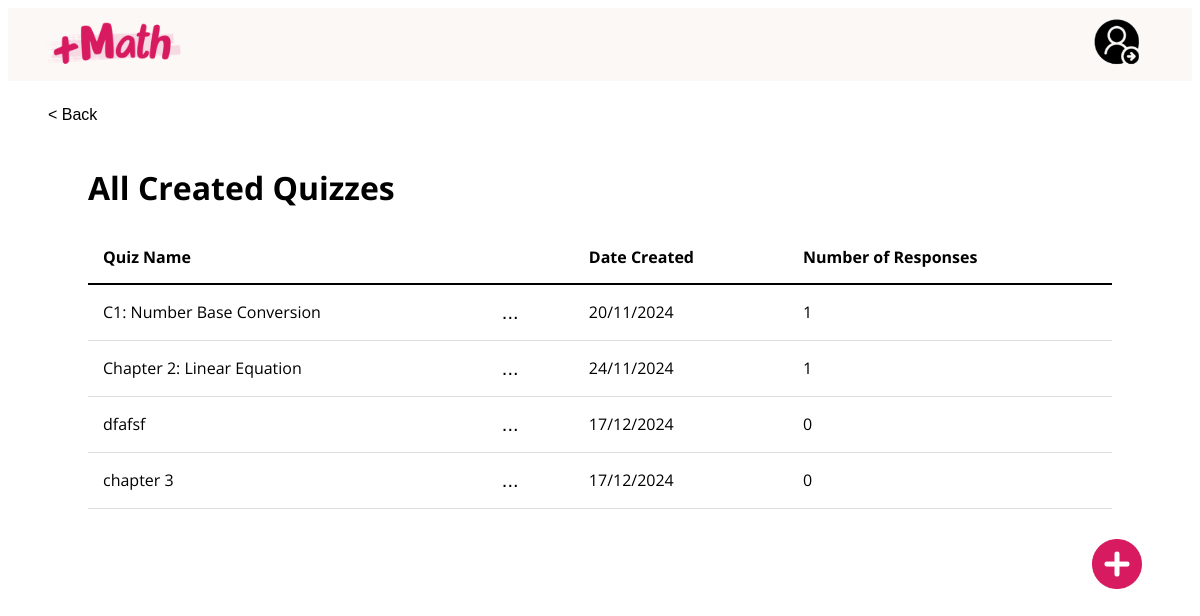
Screenshot of /teaViewCreatedQuiz.php (signed in) with the database file from the repository.
### tables this page shows
CREATE TABLE IF NOT EXISTS `quiz` (
  `quiz_id` int NOT NULL AUTO_INCREMENT,
  `quiz_name` varchar(100) NOT NULL,
  `quiz_description` varchar(10000) NOT NULL,
  `creation_time` datetime NOT NULL,
  `teacher_id` int NOT NULL,
  PRIMARY KEY (`quiz_id`),
  KEY `FK_quiz_teacher_id` (`teacher_id`)
);

### teaViewCreatedQuiz.php (the view, shortened to what this page needs)
<?php
$servername = "localhost";
$username = "root";
$password = "";
$database = "rwdd_assignment";
$conn = new mysqli($servername, $username, $password, $database);
$sql = "SELECT q.quiz_id, q.quiz_name, q.quiz_description, q.creation_time, q.teacher_id, COUNT(stq.stu_quiz_id) AS NoOfResponses
        FROM quiz q
        LEFT JOIN class_quiz cq ON q.quiz_id = cq.quiz_id
        LEFT JOIN student_take_quiz stq ON cq.class_quiz_id = stq.class_quiz_id
        WHERE q.teacher_id = ".$_SESSION['user_id']."
        GROUP BY q.quiz_id
        ORDER BY q.creation_time ASC;
";
$result = $conn->query($sql);
?>
<!DOCTYPE html>
<html lang="en">
<head>
</head>
<body>
    <div style="position:sticky; z-index:1; top:0; height: 73px;background-color:#FBF8F5;">
        <div style="float:left; padding:10px 10px 10px 30px;">
            <img src="logo.png" style="width:150px;" onclick="window.location.href='TeaMainPage.php'">
        </div>
        <div style="float:right; padding-right:40px;">
            <div class="dropdown">
                <button class="dropbtn" id="dropbtn" type="button" onclick="profileDropDown()">
                    <img src="stuprofilebtn.png" style="width:50px;">
                </button>
            </div>
        </div>
    </div>
    <br>
    <button class="back" type="button" onclick="window.location.href='TeaMainPage.php?user_id=<?php echo $_SESSION['user_id']; ?>'">< Back</button>
    <div style="padding:20px 80px;">
        <h1>All Created Quizzes</h1>
        <table>
            <thead>
                <tr>
                    <th>Quiz Name</th>
                    <th></th>
                    <th class="date-created">Date Created</th>
                    <th>Number of Responses</th>
                </tr>
            </thead>
            <tbody>
                <?php
                if ($result->num_rows > 0) {
                    while ($row = $result->fetch_assoc()) {
                        $quiz_name = htmlspecialchars($row['quiz_name']);
                        $date_created = isset($row['creation_time']) ? date('d/m/Y', strtotime($row['creation_time'])) : 'N/A';
                        echo "<tr ondblclick=\"window.location.href='teaPreviewQuiz.php?page_before_preQuiz=teaViewCreatedQuiz.php&quiz_id=" . $row['quiz_id'] . "';\">";
                        echo "<td>$quiz_name</td>";
                        echo "<td class='actions-column'>
                            <div class='dropdown'>
                                <button style='border:none; background-color:transparent; font-size:20px;' onclick='toggleDropdown(" . $row['quiz_id'] . ")'>...</button>
                                <div id='dropdown1" . $row['quiz_id'] . "' class='dropdown-content'>
                                    <a class='rename-delete' href=\"javascript:void(0);\" onclick=\"openRenameModal('" . $row['quiz_id'] . "', '" . htmlspecialchars($row['quiz_name']) . "')\">Rename Quiz</a>"; ?>
                                    <?php echo"
                                </div>
                            </div>
                        </td>";
                        echo "<td class='date-created'>$date_created</td>";
                        echo "<td>".$row['NoOfResponses']."</td>";
                        echo "</tr>";
                    }
                } else {
                    echo "<tr><td colspan='4'>No quizzes created yet.</td></tr>";
                }
                ?>
            </tbody>
        </table>
    </div>
    <div style="position:sticky; bottom:20px; height: 73px;background-color:transparent;">
        <div style="float:right; padding-right:40px; ">
            <button class="addbtn" type="button" onclick="window.location.href='TeaCreateQuiz.php'" style="width:auto;">
                <img src="adminaddbtn.png" style="width:50px;">
            </button>
        </div>
    </div>
</body>
</html>

### teaViewCreatedQuiz.php (style rules this page uses)
body { font-family: "Open Sans", sans-serif; box-sizing:border-box; }
.dropdown { position: relative; display: inline-block; }
.dropbtn { border-style:none; background-color:transparent; padding: 10px; cursor: pointer; }
table { width: 100%; border-collapse: collapse; margin-top: 20px; font-family: 'Open Sans', sans-serif; font-size: 16px; }
th, td { padding: 15px; text-align: left; border-bottom: 1px solid #ddd; }
th { font-weight:bold; }
thead tr { border-bottom: 2px solid black; }
tbody tr { transition: background-color 0.3s ease; }
.actions-column { text-align: left; }
.back { font-size: 16px; background-color: transparent; border: none; padding-left: 40px; cursor: pointer; }
.addbtn { border-style:none; background-color:transparent; padding: 10px; cursor: pointer; }

### rows the page displays
quiz: quiz_name "C1: Number Base Conversion", creation_time "20/11/2024", NoOfResponses "1"
quiz: quiz_name "Chapter 2: Linear Equation", creation_time "24/11/2024", NoOfResponses "1"
quiz: quiz_name "dfafsf", creation_time "17/12/2024", NoOfResponses "0"
quiz: quiz_name "chapter 3", creation_time "17/12/2024", NoOfResponses "0"
